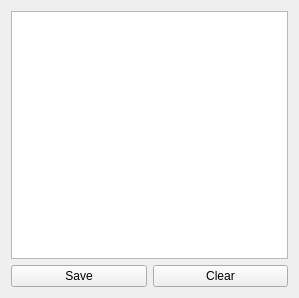
<?xml version="1.0" encoding="UTF-8"?>
<ui version="4.0">
 <class>OBCCmdRespImmPanel</class>
 <widget class="QWidget" name="OBCCmdRespImmPanel">
  <property name="geometry">
   <rect>
    <x>0</x>
    <y>0</y>
    <width>299</width>
    <height>298</height>
   </rect>
  </property>
  <property name="windowTitle">
   <string>Form</string>
  </property>
  <layout class="QGridLayout" name="gridLayout">
   <item row="0" column="0">
    <widget class="QTableWidget" name="obc_cmd_resp_imm_table">
     <property name="editTriggers">
      <set>QAbstractItemView::NoEditTriggers</set>
     </property>
     <attribute name="horizontalHeaderStretchLastSection">
      <bool>false</bool>
     </attribute>
     <attribute name="verticalHeaderVisible">
      <bool>false</bool>
     </attribute>
    </widget>
   </item>
   <item row="1" column="0">
    <layout class="QGridLayout" name="buttonLayout">
     <item row="0" column="0">
      <widget class="QPushButton" name="obc_cmd_resp_save_btn">
       <property name="text">
        <string>Save</string>
       </property>
      </widget>
     </item>
     <item row="0" column="1">
      <widget class="QPushButton" name="obc_cmd_resp_clear_btn">
       <property name="text">
        <string>Clear</string>
       </property>
      </widget>
     </item>
    </layout>
   </item>
  </layout>
 </widget>
 <resources/>
 <connections/>
</ui>
